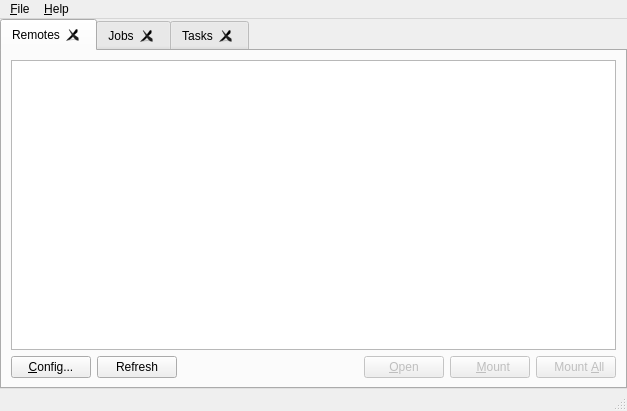
<?xml version="1.0" encoding="UTF-8"?>
<ui version="4.0">
 <class>MainWindow</class>
 <widget class="QMainWindow" name="MainWindow">
  <property name="geometry">
   <rect>
    <x>0</x>
    <y>0</y>
    <width>627</width>
    <height>411</height>
   </rect>
  </property>
  <property name="windowTitle">
   <string>Rclone Browser</string>
  </property>
  <widget class="QWidget" name="widgetMain">
   <layout class="QVBoxLayout" name="verticalLayout_3">
    <property name="spacing">
     <number>0</number>
    </property>
    <property name="leftMargin">
     <number>0</number>
    </property>
    <property name="topMargin">
     <number>0</number>
    </property>
    <property name="rightMargin">
     <number>0</number>
    </property>
    <property name="bottomMargin">
     <number>0</number>
    </property>
    <item>
     <widget class="QTabWidget" name="tabs">
      <property name="currentIndex">
       <number>0</number>
      </property>
      <property name="tabsClosable">
       <bool>true</bool>
      </property>
      <widget class="QWidget" name="widget">
       <attribute name="title">
        <string>Remotes</string>
       </attribute>
       <layout class="QGridLayout" name="gridLayout">
        <item row="0" column="0">
         <widget class="QListWidget" name="remotes">
          <property name="editTriggers">
           <set>QAbstractItemView::NoEditTriggers</set>
          </property>
          <property name="selectionBehavior">
           <enum>QAbstractItemView::SelectRows</enum>
          </property>
         </widget>
        </item>
        <item row="1" column="0">
         <layout class="QHBoxLayout" name="horizontalLayout">
          <item>
           <widget class="QPushButton" name="config">
            <property name="sizePolicy">
             <sizepolicy hsizetype="Fixed" vsizetype="Fixed">
              <horstretch>0</horstretch>
              <verstretch>0</verstretch>
             </sizepolicy>
            </property>
            <property name="toolTip">
             <string>&lt;html&gt;&lt;head/&gt;&lt;body&gt;&lt;p&gt;rclone config&lt;/p&gt;&lt;/body&gt;&lt;/html&gt;</string>
            </property>
            <property name="text">
             <string>&amp;Config...</string>
            </property>
           </widget>
          </item>
          <item>
           <widget class="QPushButton" name="refresh">
            <property name="text">
             <string>Refresh</string>
            </property>
           </widget>
          </item>
          <item>
           <spacer name="horizontalSpacer">
            <property name="orientation">
             <enum>Qt::Horizontal</enum>
            </property>
            <property name="sizeHint" stdset="0">
             <size>
              <width>40</width>
              <height>20</height>
             </size>
            </property>
           </spacer>
          </item>
          <item>
           <widget class="QPushButton" name="open">
            <property name="enabled">
             <bool>false</bool>
            </property>
            <property name="toolTip">
             <string>&lt;html&gt;&lt;head/&gt;&lt;body&gt;&lt;p&gt;open remote&lt;/p&gt;&lt;/body&gt;&lt;/html&gt;</string>
            </property>
            <property name="text">
             <string>&amp;Open</string>
            </property>
           </widget>
          </item>
          <item>
           <widget class="QPushButton" name="mount">
            <property name="enabled">
             <bool>false</bool>
            </property>
            <property name="toolTip">
             <string>&lt;html&gt;&lt;head/&gt;&lt;body&gt;&lt;p&gt;mount remote&lt;/p&gt;&lt;/body&gt;&lt;/html&gt;</string>
            </property>
            <property name="text">
             <string>  &amp;Mount</string>
            </property>
           </widget>
          </item>
          <item>
           <widget class="QPushButton" name="mount_all">
            <property name="enabled">
             <bool>false</bool>
            </property>
            <property name="toolTip">
             <string>&lt;html&gt;&lt;head/&gt;&lt;body&gt;&lt;p&gt;mount all remotes&lt;/p&gt;&lt;/body&gt;&lt;/html&gt;</string>
            </property>
            <property name="text">
             <string>  Mount &amp;All</string>
            </property>
            <property name="flat">
             <bool>false</bool>
            </property>
           </widget>
          </item>
         </layout>
        </item>
       </layout>
      </widget>
      <widget class="QWidget" name="tab">
       <attribute name="title">
        <string>Jobs</string>
       </attribute>
       <layout class="QVBoxLayout" name="verticalLayout_2">
        <item>
         <widget class="QScrollArea" name="jobsArea">
          <property name="widgetResizable">
           <bool>true</bool>
          </property>
          <widget class="QWidget" name="scrollAreaWidgetContents">
           <property name="geometry">
            <rect>
             <x>0</x>
             <y>0</y>
             <width>124</width>
             <height>28</height>
            </rect>
           </property>
           <layout class="QVBoxLayout" name="verticalLayout_4">
            <property name="leftMargin">
             <number>0</number>
            </property>
            <property name="topMargin">
             <number>0</number>
            </property>
            <property name="rightMargin">
             <number>0</number>
            </property>
            <property name="bottomMargin">
             <number>0</number>
            </property>
            <item>
             <layout class="QVBoxLayout" name="jobs">
              <item>
               <widget class="QLabel" name="noJobsAvailable">
                <property name="text">
                 <string>No jobs are available</string>
                </property>
               </widget>
              </item>
              <item>
               <spacer name="verticalSpacer">
                <property name="orientation">
                 <enum>Qt::Vertical</enum>
                </property>
                <property name="sizeHint" stdset="0">
                 <size>
                  <width>20</width>
                  <height>40</height>
                 </size>
                </property>
               </spacer>
              </item>
             </layout>
            </item>
           </layout>
          </widget>
         </widget>
        </item>
       </layout>
      </widget>
      <widget class="QWidget" name="tasksTab">
       <attribute name="title">
        <string>Tasks</string>
       </attribute>
       <layout class="QVBoxLayout" name="verticalLayout_5">
        <property name="leftMargin">
         <number>4</number>
        </property>
        <property name="topMargin">
         <number>4</number>
        </property>
        <property name="rightMargin">
         <number>0</number>
        </property>
        <property name="bottomMargin">
         <number>0</number>
        </property>
        <item>
         <widget class="QScrollArea" name="tasksArea">
          <property name="widgetResizable">
           <bool>true</bool>
          </property>
          <widget class="QWidget" name="scrollAreaWidgetContentsTasks">
           <property name="geometry">
            <rect>
             <x>0</x>
             <y>0</y>
             <width>218</width>
             <height>122</height>
            </rect>
           </property>
           <layout class="QVBoxLayout" name="verticalLayout_6">
            <item>
             <widget class="QListWidget" name="tasksListWidget"/>
            </item>
            <item>
             <layout class="QVBoxLayout" name="tasks"/>
            </item>
            <item>
             <widget class="QWidget" name="tasksActionBar" native="true">
              <property name="sizePolicy">
               <sizepolicy hsizetype="Minimum" vsizetype="Preferred">
                <horstretch>0</horstretch>
                <verstretch>0</verstretch>
               </sizepolicy>
              </property>
              <property name="minimumSize">
               <size>
                <width>200</width>
                <height>20</height>
               </size>
              </property>
              <property name="maximumSize">
               <size>
                <width>16777215</width>
                <height>32</height>
               </size>
              </property>
              <layout class="QHBoxLayout" name="horizontalLayout_2">
               <property name="spacing">
                <number>4</number>
               </property>
               <property name="leftMargin">
                <number>4</number>
               </property>
               <property name="topMargin">
                <number>4</number>
               </property>
               <property name="rightMargin">
                <number>4</number>
               </property>
               <property name="bottomMargin">
                <number>4</number>
               </property>
               <item>
                <widget class="QPushButton" name="buttonDryrunTask">
                 <property name="enabled">
                  <bool>false</bool>
                 </property>
                 <property name="sizePolicy">
                  <sizepolicy hsizetype="Fixed" vsizetype="Fixed">
                   <horstretch>0</horstretch>
                   <verstretch>0</verstretch>
                  </sizepolicy>
                 </property>
                 <property name="minimumSize">
                  <size>
                   <width>0</width>
                   <height>28</height>
                  </size>
                 </property>
                 <property name="text">
                  <string>-&gt; Dry Run</string>
                 </property>
                </widget>
               </item>
               <item>
                <widget class="QPushButton" name="buttonRunTask">
                 <property name="enabled">
                  <bool>false</bool>
                 </property>
                 <property name="sizePolicy">
                  <sizepolicy hsizetype="Fixed" vsizetype="Fixed">
                   <horstretch>0</horstretch>
                   <verstretch>0</verstretch>
                  </sizepolicy>
                 </property>
                 <property name="minimumSize">
                  <size>
                   <width>0</width>
                   <height>28</height>
                  </size>
                 </property>
                 <property name="text">
                  <string>Run</string>
                 </property>
                </widget>
               </item>
               <item>
                <widget class="QPushButton" name="buttonEditTask">
                 <property name="enabled">
                  <bool>false</bool>
                 </property>
                 <property name="sizePolicy">
                  <sizepolicy hsizetype="Fixed" vsizetype="Fixed">
                   <horstretch>0</horstretch>
                   <verstretch>0</verstretch>
                  </sizepolicy>
                 </property>
                 <property name="minimumSize">
                  <size>
                   <width>0</width>
                   <height>28</height>
                  </size>
                 </property>
                 <property name="maximumSize">
                  <size>
                   <width>100</width>
                   <height>16777215</height>
                  </size>
                 </property>
                 <property name="layoutDirection">
                  <enum>Qt::LeftToRight</enum>
                 </property>
                 <property name="text">
                  <string>Edit</string>
                 </property>
                </widget>
               </item>
               <item>
                <widget class="QPushButton" name="buttonDeleteTask">
                 <property name="enabled">
                  <bool>false</bool>
                 </property>
                 <property name="sizePolicy">
                  <sizepolicy hsizetype="Fixed" vsizetype="Fixed">
                   <horstretch>0</horstretch>
                   <verstretch>0</verstretch>
                  </sizepolicy>
                 </property>
                 <property name="minimumSize">
                  <size>
                   <width>0</width>
                   <height>28</height>
                  </size>
                 </property>
                 <property name="layoutDirection">
                  <enum>Qt::LeftToRight</enum>
                 </property>
                 <property name="text">
                  <string>Delete</string>
                 </property>
                </widget>
               </item>
              </layout>
             </widget>
            </item>
           </layout>
          </widget>
         </widget>
        </item>
       </layout>
      </widget>
     </widget>
    </item>
   </layout>
  </widget>
  <widget class="QMenuBar" name="menuBar">
   <property name="geometry">
    <rect>
     <x>0</x>
     <y>0</y>
     <width>627</width>
     <height>21</height>
    </rect>
   </property>
   <widget class="QMenu" name="menuFile">
    <property name="title">
     <string>&amp;File</string>
    </property>
    <addaction name="preferences"/>
    <addaction name="separator"/>
    <addaction name="quit"/>
   </widget>
   <widget class="QMenu" name="menuHelp">
    <property name="title">
     <string>&amp;Help</string>
    </property>
    <addaction name="about"/>
    <addaction name="aboutQt"/>
   </widget>
   <addaction name="menuFile"/>
   <addaction name="menuHelp"/>
  </widget>
  <widget class="QStatusBar" name="statusBar"/>
  <action name="about">
   <property name="text">
    <string>&amp;About</string>
   </property>
   <property name="menuRole">
    <enum>QAction::AboutRole</enum>
   </property>
  </action>
  <action name="aboutQt">
   <property name="text">
    <string>About &amp;Qt</string>
   </property>
   <property name="menuRole">
    <enum>QAction::AboutQtRole</enum>
   </property>
  </action>
  <action name="preferences">
   <property name="text">
    <string>&amp;Preferences...</string>
   </property>
   <property name="menuRole">
    <enum>QAction::PreferencesRole</enum>
   </property>
  </action>
  <action name="quit">
   <property name="text">
    <string>&amp;Quit</string>
   </property>
   <property name="shortcut">
    <string>Ctrl+Q</string>
   </property>
   <property name="menuRole">
    <enum>QAction::QuitRole</enum>
   </property>
  </action>
 </widget>
 <tabstops>
  <tabstop>remotes</tabstop>
  <tabstop>config</tabstop>
  <tabstop>refresh</tabstop>
  <tabstop>open</tabstop>
  <tabstop>jobsArea</tabstop>
 </tabstops>
 <resources/>
 <connections/>
</ui>
